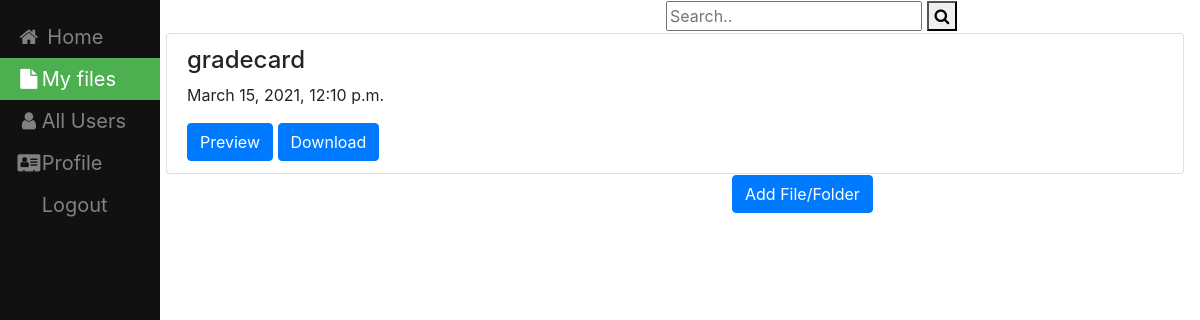
The page /My_Files (signed in) on the database as committed earlier.
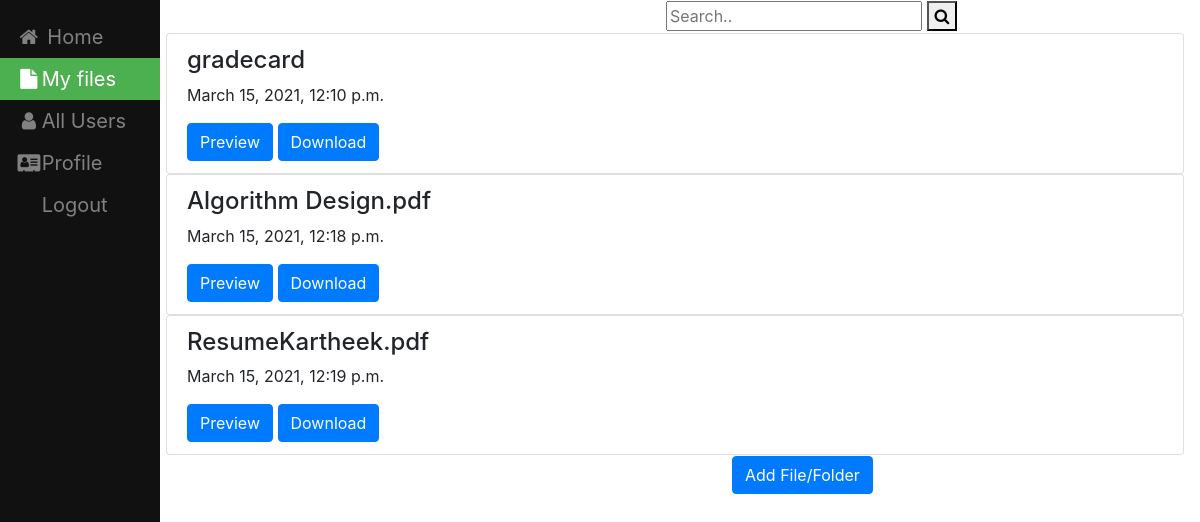
The same page on the database as committed later.
### filesharing/models.py (models this page shows, shortened)
class File(models.Model):
    name = models.CharField(max_length=100,null=True,blank=True)
    file=models.FileField(upload_to=user_directory_path);
    created_on = models.DateTimeField(auto_now_add=True)
    user = models.ForeignKey(User,on_delete=models.CASCADE, default=None)

### filesharing/views.py (the view)
# urls.py: path('My_Files',views.My_Files,name='My_Files'),
def My_Files(request):
    user = request.user
    all_files = File.objects.filter(user=user)
    context = { 'all_files':all_files,'u':user }
    return render(request, 'filesharing/MY_Files.html', context)

### templates/filesharing/MY_Files.html (shortened to what this page needs)
{% load static %}
<!DOCTYPE html>
<html lang="en" dir="ltr">
  <head>
    <link rel="stylesheet" type="text/css" href="{%  static "css/styles.css" %}"/>
    <link rel="stylesheet" href="https://cdnjs.cloudflare.com/ajax/libs/font-awesome/4.7.0/css/font-awesome.min.css">
    <link rel="stylesheet" href="https://maxcdn.bootstrapcdn.com/bootstrap/4.0.0/css/bootstrap.min.css">
</head>
  <body>
<div class="sidebar">
  <a href="home1"><i class="fa fa-fw fa-home"></i> Home</a>
  <a class="active" href="My_Files"><i class="fa fa-fw fa-file"></i>My files</a>
  <a href="allusers"><i class="fa fa-fw fa-user"></i>All Users</a>
  <a href="createdprofile"><i class="fa fa-fw fa-address-card"></i>Profile</a>
  <a href="logout">Logout</a>
</div>
<form class="example" action="action_page.php">
  <input type="text" placeholder="Search.." name="search">
  <button type="submit"><i class="fa fa-search"></i></button>
</form>
  <div class="content">
      <div class="list-group">
      {% for file in all_files %}
            <div class="list-group">
                 <div class="list-group-item">
                     <h4 class="list-group-item-text">{{ file.name}}</h4>
                      <p class="list-group-item-text">{{ file.created_on}}</p>
                     <a class="list-group-item-text" href="{{ file.file.url }}" target="_blank"><button type="button" class="btn btn-primary">Preview</button> </a> </td>
                     <a class="list-group-item-text" href="{{ file.file.url }}" target="_blank" download><button type="button" class="btn btn-primary">Download</button></a>&nbsp;&nbsp;&nbsp;&nbsp;&nbsp;&nbsp;
                 </div>
          </div>
      {% endfor %}
     </div>
  <div class="content1">
      <a href="uploadfile"><button type="button" class="btn btn-primary">Add File/Folder</button></a>
  </div>
  </div>
  </body>
</html>

### static/css/styles.css (style rules this page uses)
.sidebar { height: 100%; width: 160px; position: fixed; z-index: 1; top: 0; left: 0; background-color: #111; overflow-x: hidden; padding-top: 16px; }
.sidebar a { padding: 6px 8px 6px 16px; text-decoration: none; font-size: 20px; color: #818181; display: block; }
.sidebar a.active { background-color: #4CAF50; color: white; }
div.content { margin-left: 150px; padding: 1px 16px; height: 2000px; }
div.content1 { margin-left: 550px; padding: 1px 16px; height: 2000px; }
.example { margin-left: 650px; padding: 1px 16px; }

Rows that differ between the two databases and show on the page:
added File: name "Algorithm Design.pdf", created_on "March 15, 2021, 12:18 p.m."
added File: name "ResumeKartheek.pdf", created_on "March 15, 2021, 12:19 p.m."
